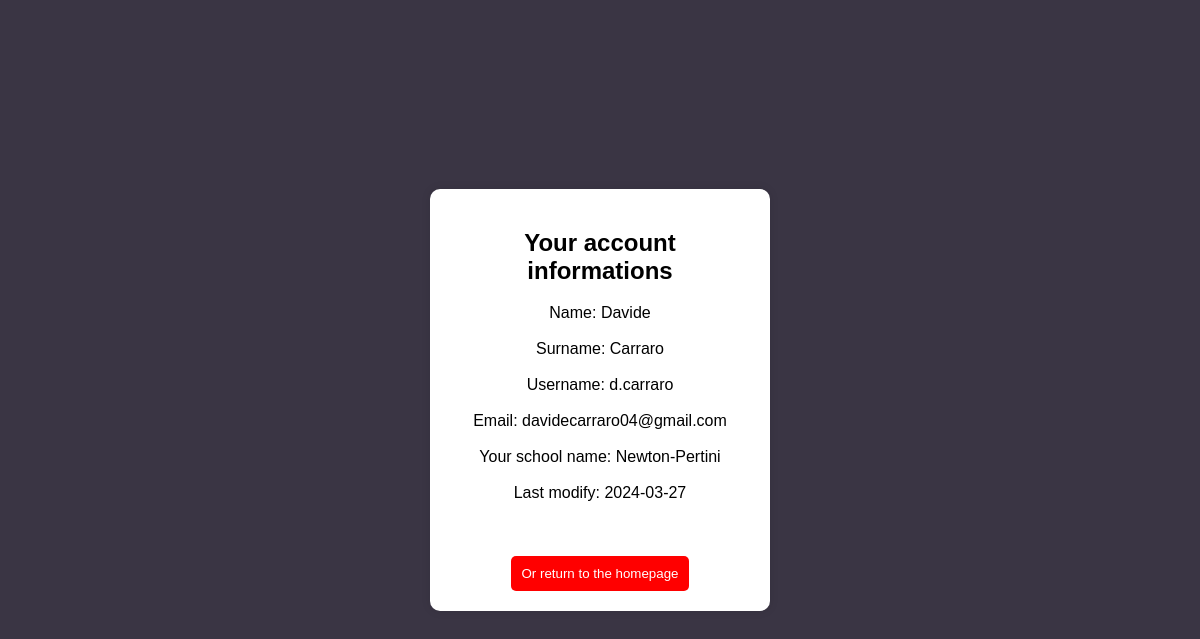
The page /php/account-details.php (signed in) on the database its author committed.
### tables this page shows
CREATE TABLE `utente` (
  `id` int(11) NOT NULL,
  `username` varchar(30) DEFAULT NULL,
  `ruolo` varchar(10) NOT NULL,
  `pwd` varchar(12) DEFAULT NULL,
  `email` varchar(30) DEFAULT NULL,
  `nome` varchar(30) DEFAULT NULL,
  `cognome` varchar(30) DEFAULT NULL,
  `nome_scuola` varchar(30) DEFAULT NULL,
  `data_registrazione` date DEFAULT NULL
);

### php/account-details.php (the view, shortened to what this page needs)
<?php
    if(!$_SESSION["AUTENTICATO"]=="ok"){
        header("Location: php/login.php");
    }else{
    try {
        $connessione = mysqli_connect("localhost", "root", "root", "progettoinglese");
        $username=$_SESSION["USER"];
        $sql="SELECT * FROM utente WHERE username='$username'";
        $risultato=$connessione->query($sql);
        $array=mysqli_fetch_assoc($risultato);
    } catch (Exception $e) {
    }
?>
<html>
<head>
    <link rel="stylesheet" type="text/css" href="../css/stile2.css">
</head>
<body>
<div class="login-container">
    <h2>Your account informations</h2>
        Name: <?php echo $array["nome"]?><br><br>
        Surname: <?php echo $array["cognome"]?><br><br>
        Username: <?php echo $array["username"]?><br><br>
        Email: <?php echo $array["email"]?><br><br>
        Your school name: <?php echo $array["nome_scuola"]?><br><br>
        Last modify: <?php echo $array["data_registrazione"]?><br><br><br><br>
    <button style="background-color:red" type="submit" name="redirectAccount" onclick="redirectAccount();">Or return to the homepage</button>
</div>
</body>
</html>
<?php
    }
?>

### css/stile2.css (style rules this page uses)
body { background-color: #3a3544; font-family: Arial, sans-serif; display: flex; justify-content: center; align-items: center; height: 100vh; margin: 0; }
.login-container { background-color: #fff; border-radius: 10px; padding: 20px; box-shadow: 0 0 10px rgba(0, 0, 0, 0.1); width: 300px; text-align: center; }
.login-container button { background-color: #4CAF50; color: #fff; padding: 10px; border: none; border-radius: 5px; cursor: pointer; text-decoration: none; }

### rows shown on the page
utente: nome "Davide", cognome "Carraro", username "d.carraro", email "davidecarraro04@gmail.com", nome_scuola "Newton-Pertini", data_registrazione "2024-03-27"
